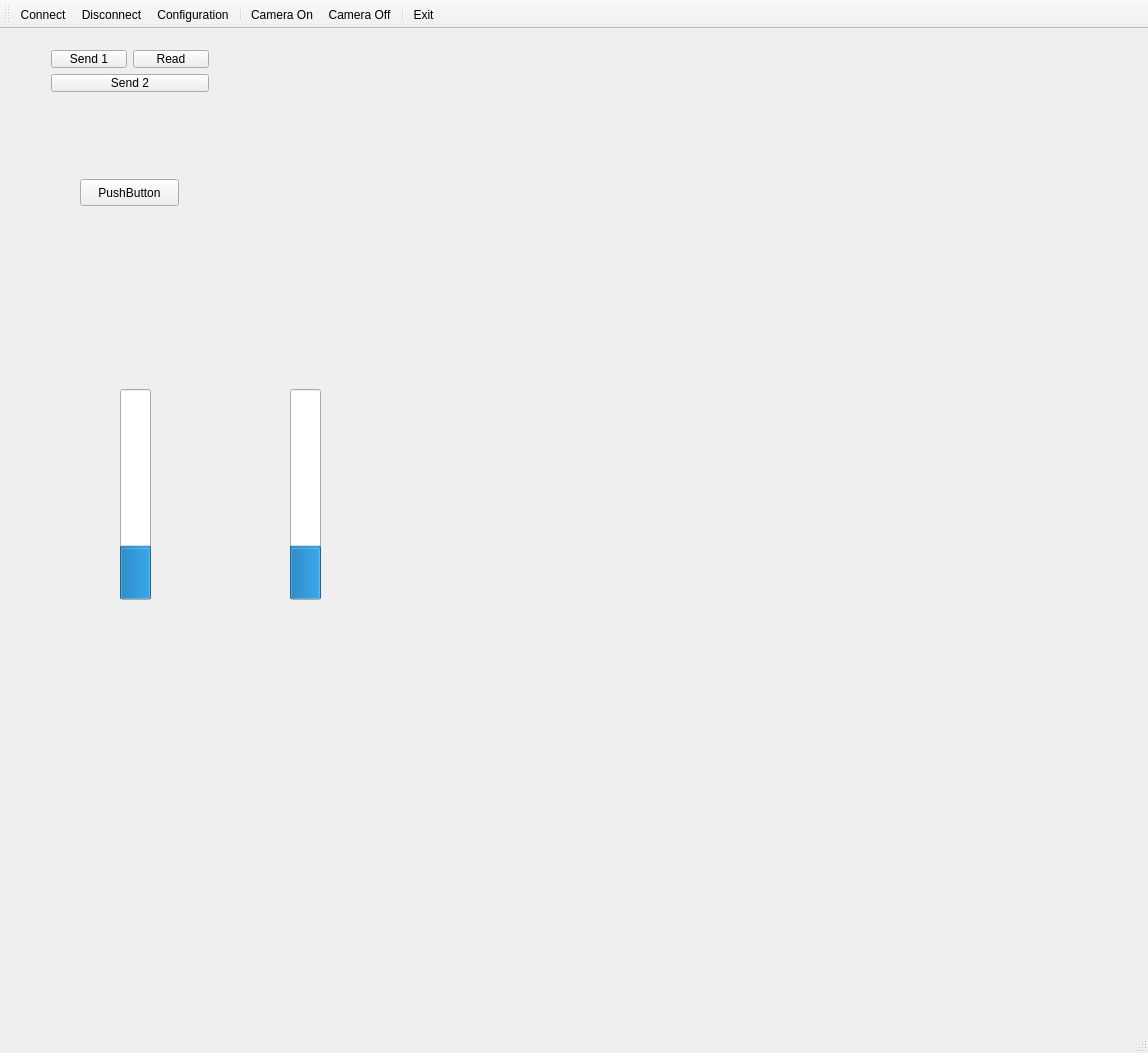
<?xml version="1.0" encoding="UTF-8"?>
<ui version="4.0">
 <class>MainWindow</class>
 <widget class="QMainWindow" name="MainWindow">
  <property name="geometry">
   <rect>
    <x>0</x>
    <y>0</y>
    <width>1148</width>
    <height>1053</height>
   </rect>
  </property>
  <property name="windowTitle">
   <string>MainWindow</string>
  </property>
  <widget class="QWidget" name="centralWidget">
   <widget class="QWidget" name="layoutWidget">
    <property name="geometry">
     <rect>
      <x>40</x>
      <y>10</y>
      <width>180</width>
      <height>64</height>
     </rect>
    </property>
    <layout class="QVBoxLayout" name="verticalLayout">
     <item>
      <layout class="QHBoxLayout" name="horizontalLayout">
       <item>
        <widget class="QPushButton" name="pushButton">
         <property name="text">
          <string>Send 1</string>
         </property>
        </widget>
       </item>
       <item>
        <widget class="QPushButton" name="btnRead">
         <property name="text">
          <string>Read</string>
         </property>
        </widget>
       </item>
      </layout>
     </item>
     <item>
      <widget class="QPushButton" name="pushButton_2">
       <property name="text">
        <string>Send 2</string>
       </property>
      </widget>
     </item>
    </layout>
   </widget>
   <widget class="QPushButton" name="pushButton_3">
    <property name="geometry">
     <rect>
      <x>80</x>
      <y>150</y>
      <width>99</width>
      <height>27</height>
     </rect>
    </property>
    <property name="text">
     <string>PushButton</string>
    </property>
   </widget>
   <widget class="QProgressBar" name="motorLeft">
    <property name="geometry">
     <rect>
      <x>120</x>
      <y>360</y>
      <width>31</width>
      <height>211</height>
     </rect>
    </property>
    <property name="value">
     <number>24</number>
    </property>
    <property name="orientation">
     <enum>Qt::Vertical</enum>
    </property>
    <property name="invertedAppearance">
     <bool>false</bool>
    </property>
    <property name="textDirection">
     <enum>QProgressBar::TopToBottom</enum>
    </property>
   </widget>
   <widget class="QProgressBar" name="motorRight">
    <property name="geometry">
     <rect>
      <x>290</x>
      <y>360</y>
      <width>31</width>
      <height>211</height>
     </rect>
    </property>
    <property name="value">
     <number>24</number>
    </property>
    <property name="orientation">
     <enum>Qt::Vertical</enum>
    </property>
    <property name="invertedAppearance">
     <bool>false</bool>
    </property>
    <property name="textDirection">
     <enum>QProgressBar::TopToBottom</enum>
    </property>
   </widget>
  </widget>
  <widget class="QMenuBar" name="menuBar">
   <property name="geometry">
    <rect>
     <x>0</x>
     <y>0</y>
     <width>1148</width>
     <height>21</height>
    </rect>
   </property>
  </widget>
  <widget class="QStatusBar" name="statusBar"/>
  <widget class="QToolBar" name="toolBar">
   <property name="windowTitle">
    <string>toolBar</string>
   </property>
   <attribute name="toolBarArea">
    <enum>TopToolBarArea</enum>
   </attribute>
   <attribute name="toolBarBreak">
    <bool>false</bool>
   </attribute>
   <addaction name="actionConnect"/>
   <addaction name="actionDisconnect"/>
   <addaction name="actionConfiguration"/>
   <addaction name="separator"/>
   <addaction name="actionCameraOn"/>
   <addaction name="actionCameraOff"/>
   <addaction name="separator"/>
   <addaction name="actionExit"/>
  </widget>
  <action name="actionConfiguration">
   <property name="icon">
    <iconset resource="icons.qrc">
     <normaloff>:/icons/Settings.png</normaloff>:/icons/Settings.png</iconset>
   </property>
   <property name="text">
    <string>Configuration</string>
   </property>
   <property name="toolTip">
    <string>Configuration</string>
   </property>
  </action>
  <action name="actionConnect">
   <property name="icon">
    <iconset resource="icons.qrc">
     <normaloff>:/icons/bulbOff.png</normaloff>:/icons/bulbOff.png</iconset>
   </property>
   <property name="text">
    <string>Connect</string>
   </property>
   <property name="toolTip">
    <string>Connect</string>
   </property>
  </action>
  <action name="actionDisconnect">
   <property name="icon">
    <iconset resource="icons.qrc">
     <normaloff>:/icons/bulbOn.png</normaloff>:/icons/bulbOn.png</iconset>
   </property>
   <property name="text">
    <string>Disconnect</string>
   </property>
   <property name="toolTip">
    <string>Disconnect</string>
   </property>
  </action>
  <action name="actionExit">
   <property name="icon">
    <iconset resource="icons.qrc">
     <normaloff>:/icons/Shutdown.png</normaloff>:/icons/Shutdown.png</iconset>
   </property>
   <property name="text">
    <string>Exit</string>
   </property>
   <property name="toolTip">
    <string>Exit</string>
   </property>
  </action>
  <action name="actionCameraOn">
   <property name="icon">
    <iconset resource="icons.qrc">
     <normaloff>:/icons/camera.png</normaloff>
     <normalon>:/icons/camera.png</normalon>:/icons/camera.png</iconset>
   </property>
   <property name="text">
    <string>Camera On</string>
   </property>
   <property name="toolTip">
    <string>Activate Camera</string>
   </property>
   <property name="shortcut">
    <string>Alt+C</string>
   </property>
  </action>
  <action name="actionCameraOff">
   <property name="icon">
    <iconset resource="icons.qrc">
     <normaloff>:/icons/camera_red.png</normaloff>:/icons/camera_red.png</iconset>
   </property>
   <property name="text">
    <string>Camera Off</string>
   </property>
   <property name="toolTip">
    <string>Turn Camera Off</string>
   </property>
  </action>
 </widget>
 <layoutdefault spacing="6" margin="11"/>
 <resources>
  <include location="icons.qrc"/>
 </resources>
 <connections/>
</ui>
